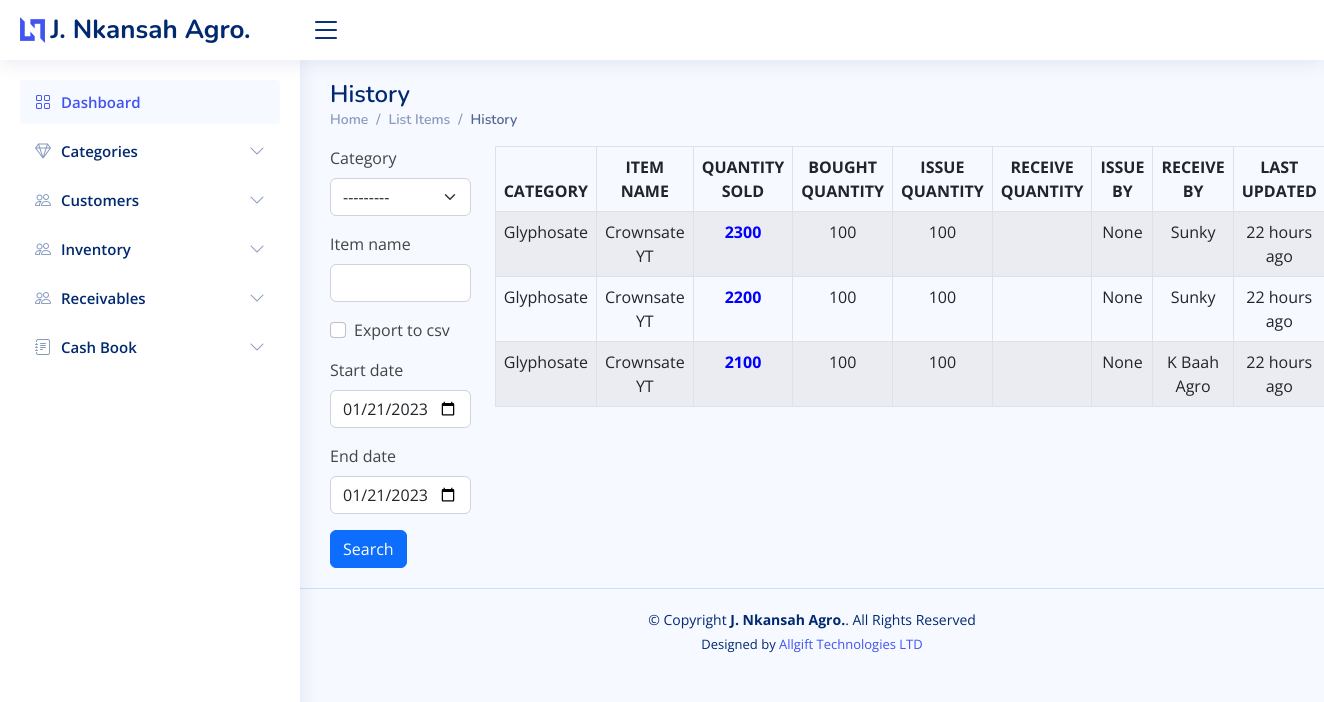
Page /inventory/list_history/ on the earlier database version.
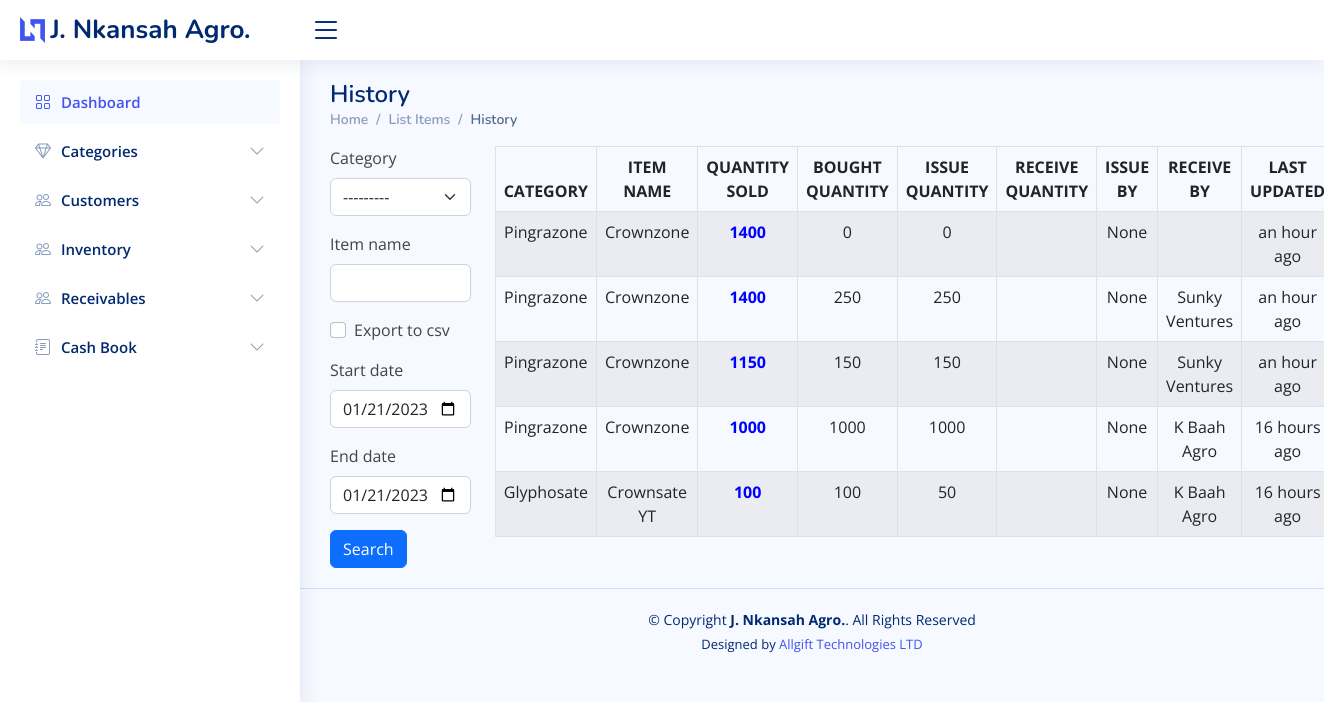
Same page on the later database version.
### inventory/models.py (models this page shows, shortened)
class StockHistory(models.Model):
    category = models.ForeignKey(Category, on_delete=models.CASCADE, blank=True)
    item_name = models.CharField(max_length=50, blank=True, null=True)
    image = models.ImageField(default='product.png', upload_to='category_pics')
    receipt_no = models.CharField(max_length=50, blank=True, null=True)
    item_description = models.TextField(blank=True, null=True)
    quantity = models.IntegerField(default='0', blank=True, null=True)
    returned_quantity = models.IntegerField(default='0', blank=True, null=True)
    returned_by = models.ForeignKey(Customers, on_delete=models.DO_NOTHING, blank=True, null=True)
    unit_returned_price = models.DecimalField(max_digits=10, decimal_places=2, blank=True, null=True)
    total_returned_price = models.DecimalField(max_digits=10, decimal_places=2, blank=True, null=True)
    sale_quantity = models.IntegerField(default='0', blank=True, null=True)
    delivery_quantity = models.IntegerField(default='0', blank=True, null=True)
    yet_to_deliver = models.IntegerField(default='0', blank=True, null=True)
    waybill_number = models.CharField(max_length=50, blank=True, null=True)
    sale_by = models.CharField(max_length=50, blank=True, null=True)
    sale_to = models.ForeignKey(Customers, on_delete=models.DO_NOTHING, blank=True, null=True, related_name='history_sale_to')
    unit_sale_price = models.DecimalField(max_digits=10, decimal_places=2, blank=True, null=True)
    total_sale_price = models.DecimalField(max_digits=10, decimal_places=2, blank=True, null=True)
    payment_status = models.CharField(max_length=50, choices=Invoice_Choice, blank=True, null=True)
    balance = models.DecimalField(max_digits=10, decimal_places=2, default=0)
    created_on = models.DateTimeField(auto_now_add=True)
    last_updated = models.DateTimeField(auto_now=True)

class Category(models.Model):
    name = models.CharField(max_length=50, blank=True, null=True)
    description = models.TextField(blank=True, null=True)
    image = models.ImageField(default='product.png', upload_to='category_pics')
    def __str__(self):
        return self.name

class Customers(models.Model):
    name = models.CharField(max_length=50, blank=True, null=True)
    location = models.CharField(max_length=50, blank=True, null=True)
    contact_no = models.CharField(max_length=50, blank=True, null=True)
    category = models.CharField(max_length=50, choices=MARKET_CATEGORY, blank=True, null=True)
    country = models.CharField(max_length=50, blank=True, null=True)
    def __str__(self):
        return self.name

### inventory/views.py (the view, shortened to what this page needs)
# urls.py: path('list_history/', views.list_history, name='list_history'),
def list_history(request):
    header = 'HISTORY DATA'
    queryset = StockHistory.objects.all().order_by("-last_updated")
    paginator = Paginator(queryset, 15)
    page_number = request.GET.get('page')
    queryset = paginator.get_page(page_number)
    form = StockHistorySearchForm(request.POST or None)
    context = {
        "header": header,
        "queryset": queryset,
        "form": form,
    }
    return render(request, "inventory/list_history.html", context)

### inventory/forms.py
class StockHistorySearchForm(forms.ModelForm):
    export_to_CSV = forms.BooleanField(required=False)
    start_date = forms.DateTimeField(widget=forms.widgets.DateInput(attrs={'type': 'date'}),
                                     required=False, initial=timezone.now)
    end_date = forms.DateTimeField(widget=forms.widgets.DateInput(attrs={'type': 'date'}),
                                   required=False, initial=timezone.now)
    class Meta:
        model = StockHistory
        fields = ['category', 'item_name', 'export_to_CSV', 'start_date', 'end_date']

### templates/inventory/list_history.html
{% extends 'inventory/base.html' %}
{% load humanize %}
{% load crispy_forms_tags %}
{% block content %}
     <div class="pagetitle">
      <h1>History</h1>
      <nav>
        <ol class="breadcrumb">
          <li class="breadcrumb-item"><a href="{% url 'home' %}">Home</a></li>
          <li class="breadcrumb-item"><a href="{% url 'list_items' %}">List Items</a></li>
          <li class="breadcrumb-item active">History</li>
        </ol>
      </nav>
    </div>
     <section class="section dashboard">
         <div class="row">
        <div class="col-sm-2">
            <form method='POST' action=''>{% csrf_token %}
            {{form|crispy}}
            <input type="submit" value='Search' class="btn btn-primary mybutton"/>
        </form>
        </div>
        <br>
        <div class="col-sm-10">
            <div class="display_table">
        <table class='table table-bordered table-striped datatable table-hover text-center'>
          <thead>
            <tr>
              <th>CATEGORY</th>
              <th>ITEM NAME</th>
              <th>QUANTITY SOLD</th>
              <th>BOUGHT QUANTITY</th>
              <th>ISSUE QUANTITY</th>
              <th>RECEIVE QUANTITY</th>
              <th>ISSUE BY</th>
              <th>RECEIVE BY</th>
              <th>LAST UPDATED</th>
            </tr>
          </thead>
        {% for instance in queryset %}
            <tr>
              <td>{{instance.category}}</td>
              <td>{{instance.item_name}}</td>
              <td style="color:blue; font-weight:bold;">{{instance.quantity}}</td>
              <td>{{instance.sale_quantity}}</td>
              <td>{{instance.delivery_quantity}}</td>
              <td style="color:green; font-weight:bold;">{{instance.purchased_quantity}}</td>
              <td>{% if instance.purchased_quantity > 0%}
                    {{ instance.purchased_from}}
                  {% else %}
                    {{instance.sale_by}}
                  {% endif %}
              </td>
              <td>{% if instance.sale_quantity > 0%}
                    {{instance.sale_to}}
                  {% else %}
                    {{instance.purchased_by}}
                  {% endif %}
              </td>
              <td>{{instance.last_updated|naturaltime}}</td>
            </tr>
        {% endfor %}
      </table>
    </div>
        </div>
    </div>
    </section>
{% endblock content %}

Differences in the rows shown:
removed StockHistory: category "Glyphosate", item_name "Crownsate YT", quantity "2300", sale_quantity "100", delivery_quantity "100", sale_by "None", sale_to "Sunky", last_updated "22 hours ago"
removed StockHistory: category "Glyphosate", item_name "Crownsate YT", quantity "2200", sale_quantity "100", delivery_quantity "100", sale_by "None", sale_to "Sunky", last_updated "22 hours ago"
removed StockHistory: category "Glyphosate", item_name "Crownsate YT", quantity "2100", sale_quantity "100", delivery_quantity "100", sale_by "None", sale_to "K Baah Agro", last_updated "22 hours ago"
added StockHistory: category "Pingrazone", item_name "Crownzone", quantity "1400", sale_quantity "0", delivery_quantity "0", sale_by "None", last_updated "an hour ago"
added StockHistory: category "Pingrazone", item_name "Crownzone", quantity "1400", sale_quantity "250", delivery_quantity "250", sale_by "None", sale_to "Sunky Ventures", last_updated "an hour ago"
added StockHistory: category "Pingrazone", item_name "Crownzone", quantity "1150", sale_quantity "150", delivery_quantity "150", sale_by "None", sale_to "Sunky Ventures", last_updated "an hour ago"
added StockHistory: category "Pingrazone", item_name "Crownzone", quantity "1000", sale_quantity "1000", delivery_quantity "1000", sale_by "None", sale_to "K Baah Agro", last_updated "16 hours ago"
added StockHistory: category "Glyphosate", item_name "Crownsate YT", quantity "100", sale_quantity "100", delivery_quantity "50", sale_by "None", sale_to "K Baah Agro", last_updated "16 hours ago"
